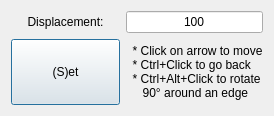
<?xml version="1.0" encoding="UTF-8"?>
<ui version="4.0">
 <class>Dialog</class>
 <widget class="QDialog" name="Dialog">
  <property name="geometry">
   <rect>
    <x>0</x>
    <y>0</y>
    <width>274</width>
    <height>116</height>
   </rect>
  </property>
  <property name="sizePolicy">
   <sizepolicy hsizetype="MinimumExpanding" vsizetype="Preferred">
    <horstretch>0</horstretch>
    <verstretch>0</verstretch>
   </sizepolicy>
  </property>
  <property name="windowTitle">
   <string>Dialog</string>
  </property>
  <layout class="QGridLayout" name="gridLayout">
   <item row="2" column="0">
    <widget class="QLabel" name="lab1">
     <property name="text">
      <string>Displacement:</string>
     </property>
     <property name="alignment">
      <set>Qt::AlignCenter</set>
     </property>
    </widget>
   </item>
   <item row="3" column="1">
    <widget class="QLabel" name="lab2">
     <property name="text">
      <string>  * Click on arrow to move
  * Ctrl+Click to go back
  * Ctrl+Alt+Click to rotate
     90° around an edge</string>
     </property>
     <property name="alignment">
      <set>Qt::AlignLeading|Qt::AlignLeft|Qt::AlignVCenter</set>
     </property>
    </widget>
   </item>
   <item row="2" column="1">
    <widget class="QLineEdit" name="edit1">
     <property name="text">
      <string>100</string>
     </property>
     <property name="alignment">
      <set>Qt::AlignCenter</set>
     </property>
    </widget>
   </item>
   <item row="3" column="0">
    <widget class="QPushButton" name="btn1">
     <property name="sizePolicy">
      <sizepolicy hsizetype="Expanding" vsizetype="MinimumExpanding">
       <horstretch>0</horstretch>
       <verstretch>0</verstretch>
      </sizepolicy>
     </property>
     <property name="text">
      <string>(S)et</string>
     </property>
    </widget>
   </item>
  </layout>
 </widget>
 <resources/>
 <connections/>
</ui>
